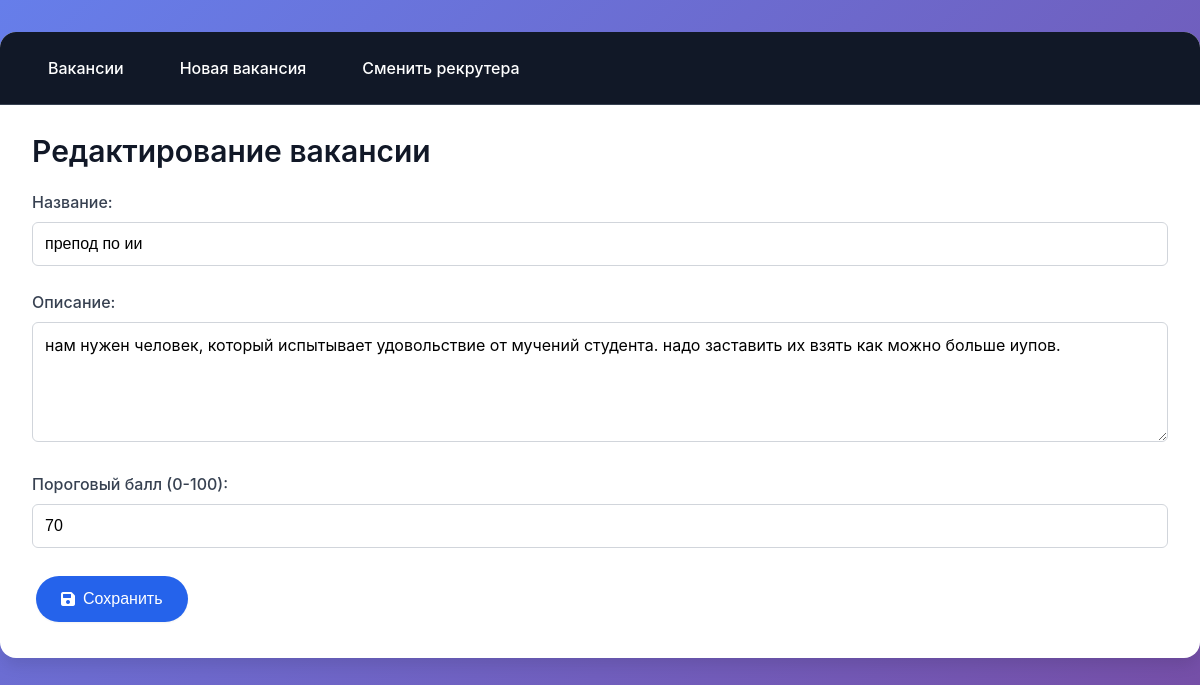
The page /jobs/db092cfd-2c72-4f2d-9191-e2ddaac2223a/edit on the database as committed earlier.
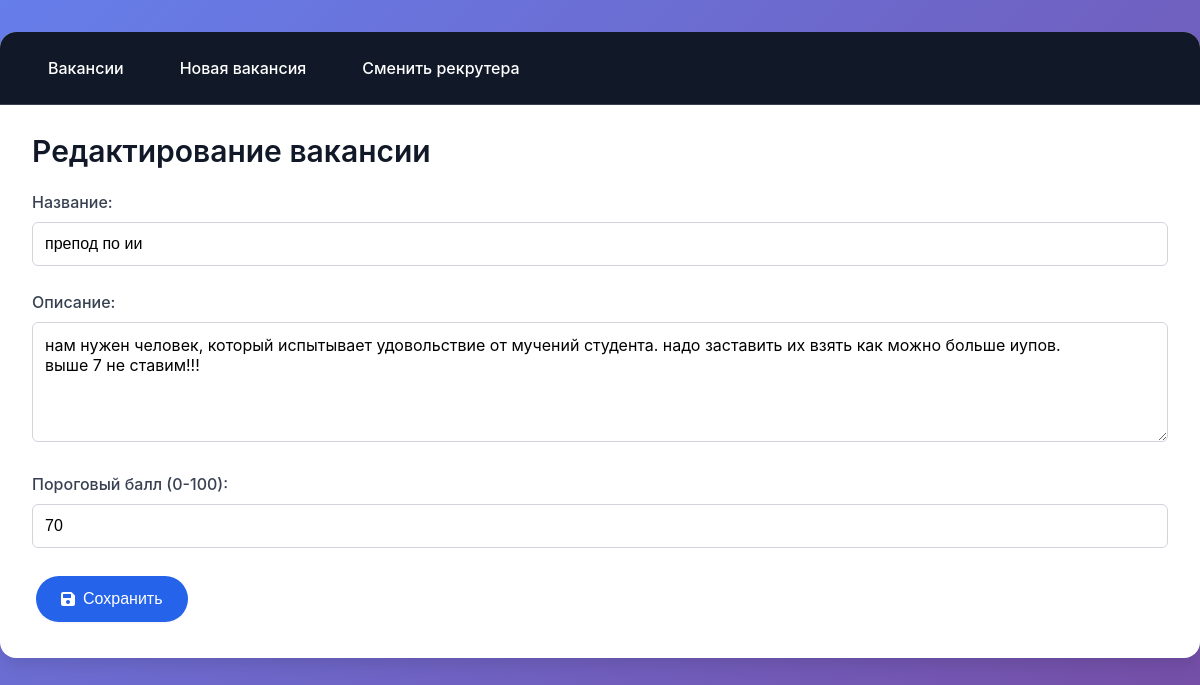
The same page on the database as committed later.
### database.py (models this page shows)
class Job(Base):
    __tablename__ = "jobs"
    id = Column(String, primary_key=True, index=True)
    title = Column(String, nullable=False)
    description = Column(Text, nullable=False)
    threshold_score = Column(Integer, nullable=False)
    requirements_json = Column(JSON, default={})
    created_at = Column(DateTime, default=datetime.datetime.utcnow)
    updated_at = Column(DateTime, default=datetime.datetime.utcnow, onupdate=datetime.datetime.utcnow)
    recruiter_id = Column(String, nullable=False)

### app.py (the view)
@app.get("/jobs/{job_id}/edit", response_class=HTMLResponse)
async def edit_job_page(request: Request, job_id: str, db: AsyncSession = Depends(get_db)):
    result = await db.execute(
        select(Job).where(Job.id == job_id)
    )
    job = result.scalar_one_or_none()
    if not job:
        raise HTTPException(status_code=404, detail="Job not found")
    job_dict = {
        "id": job.id,
        "title": job.title,
        "description": job.description,
        "threshold_score": job.threshold_score,
        "requirements_json": job.requirements_json,
        "created_at": job.created_at.isoformat(),
        "updated_at": job.updated_at.isoformat(),
        "recruiter_id": job.recruiter_id
    }
    return templates.TemplateResponse("job_form.html", {"request": request, "job": job_dict})

### templates/job_form.html (shortened to what this page needs)
{% extends "base.html" %}
{% block content %}
<h1>{{ "Редактирование вакансии" if job else "Новая вакансия" }}</h1>
<form id="jobForm">
    <div>
        <label>Название:</label>
        <input type="text" id="title" value="{{ job.title if job else '' }}" required>
    </div>
    <div>
        <label>Описание:</label>
        <textarea id="description" required>{{ job.description if job else '' }}</textarea>
    </div>
    <div>
        <label>Пороговый балл (0-100):</label>
        <input type="number" id="threshold_score" min="0" max="100" value="{{ job.threshold_score if job else 70 }}" required>
    </div>
    <button type="submit" class="btn btn-lg"><i class="fas fa-save"></i> Сохранить</button>
</form>
{% endblock %}

### templates/base.html (shortened to what this page needs)
<!DOCTYPE html>
<html lang="ru">
<head>
    <link rel="stylesheet" href="/static/style.css">
    <link rel="stylesheet" href="https://cdnjs.cloudflare.com/ajax/libs/font-awesome/6.0.0-beta3/css/all.min.css">
</head>
<body>
    <div class="container">
        <div class="navbar">
            <a href="/jobs">Вакансии</a>
            <a href="/jobs/new">Новая вакансия</a>
            <a href="/">Сменить рекрутера</a>
        </div>
        {% block content %}{% endblock %}
    </div>
</body>
</html>

### static/style.css (style rules this page uses)
:root { --primary: #2563eb; --primary-dark: #1d4ed8; --danger: #dc2626; --danger-dark: #b91c1c; --gray-50: #f9fafb; --gray-100: #f3f4f6; --gray-200: #e5e7eb; --gray-300: #d1d5db; --gray-600: #4b5563; --gray-700: #374151; --gray-800: #1f2937; --gray-900: #111827; --shadow-sm: 0 1px 2px 0 rgb(0 0 0 / 0.05); --shadow-md: 0 4px 6px -1px rgb(0 0 0 / 0.1); --shadow-lg: 0 10px 15px -3px rgb(0 0 0 / 0.1); --radius: 0.375rem; }
* { margin: 0; padding: 0; box-sizing: border-box; }
body { font-family: -apple-system, BlinkMacSystemFont, 'Segoe UI', Roboto, Oxygen, Ubuntu, Cantarell, sans-serif; background: linear-gradient(135deg, #667eea 0%, #764ba2 100%); min-height: 100vh; color: var(--gray-800); line-height: 1.5; }
.container { max-width: 1200px; margin: 2rem auto; background: white; border-radius: 1rem; box-shadow: var(--shadow-lg); overflow: hidden; }
.navbar { background: var(--gray-900); padding: 1rem 2rem; display: flex; gap: 1.5rem; flex-wrap: wrap; border-bottom: 1px solid var(--gray-700); }
.navbar a { color: white; text-decoration: none; font-weight: 500; padding: 0.5rem 1rem; border-radius: var(--radius); transition: background-color 0.2s; }
h1 { font-size: 1.875rem; font-weight: 600; color: var(--gray-900); padding: 1.5rem 2rem 0; margin-bottom: 1rem; }
.btn { display: inline-flex; align-items: center; justify-content: center; gap: 0.5rem; padding: 0.6rem 1.2rem; font-size: 0.9rem; font-weight: 500; color: white; background: var(--primary); border: none; border-radius: 2rem; cursor: pointer; text-decoration: none; transition: all 0.2s ease; box-shadow: var(--shadow-sm); margin: 0.25rem; border: 1px solid transparent; }
.btn-lg { padding: 0.8rem 1.5rem; font-size: 1rem; }
form { padding: 0 2rem 2rem; }
form div { margin-bottom: 1.5rem; }
label { display: block; margin-bottom: 0.5rem; font-weight: 500; color: var(--gray-700); }
input[type="text"], input[type="number"], textarea, select { width: 100%; padding: 0.75rem; border: 1px solid var(--gray-300); border-radius: var(--radius); font-size: 1rem; transition: border-color 0.2s, box-shadow 0.2s; }
textarea { min-height: 120px; font-family: inherit; }

Rows that differ between the two databases and show on the page:
changed Job "препод по ии": description "нам нужен человек, который испытывает удовольствие от мучений студента. надо заставить их взять как можно больше иупов." → "нам нужен человек, который испытывает удовольствие от мучений студента. надо заставить их взять как можно больше иупов. выше 7 не ставим!!!"
